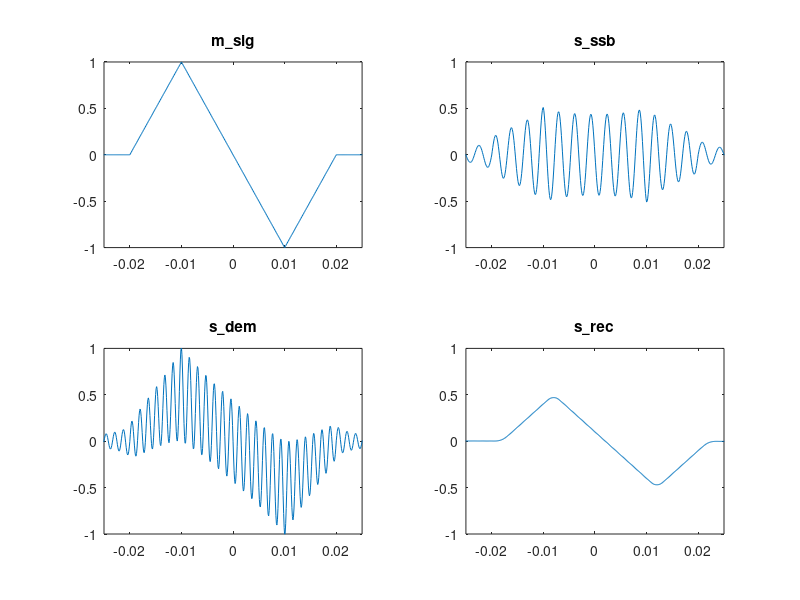
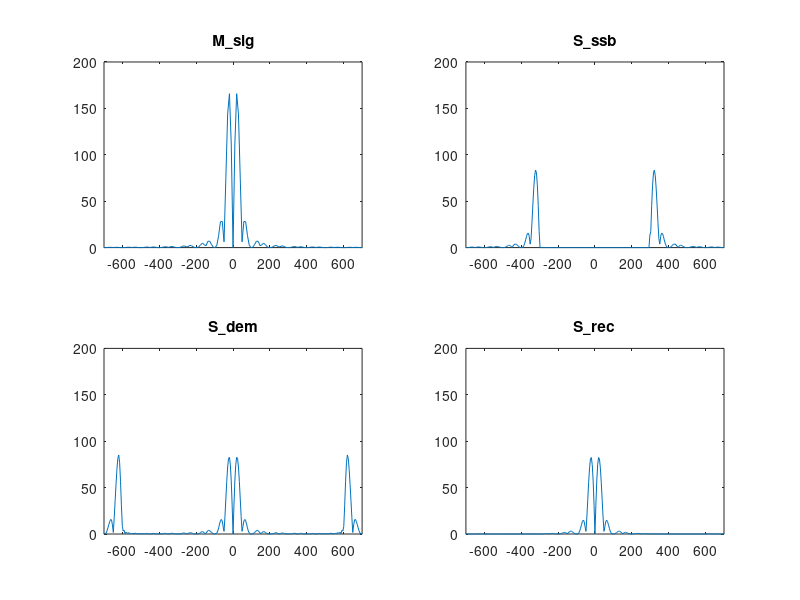

Write MATLAB code to recreate these figures, in order.
%%% Illustrate SSB modulation  using triangl function
%%% Defining message signal as a triangle signal, in real life however, this
%%% could be anything like voice signal etc. that we would want to transmit
function ExampleSSBdemfilt

clear all;
clf;

ts=10^(-4);
t=-0.04:ts:0.04;
Ta=0.01;
m_sig=triangl((t+0.01)/0.01)-triangl((t-0.01)/0.01);
Lm_sig=length(m_sig);
Lfft=length(t);   % defining DFT (or FFT) size
Lfft=2^ceil(log2(Lfft))  % making Lfft a power of 2 since this makes the fft algorithm work fast
M_sig=fftshift(fft(m_sig,Lfft))  % i.e. calculating the frequency domain message signal,
                                 % fft algorithm calculates points from ) to Lfft-1, hence we use fftshift on this
                                 % result to order samples from -Lfft/2 to Lfft/2 -1 
freqm=(-Lfft/2:Lfft/2-1)/(Lfft*ts) % Defining the frequency axis for the frequency domain DSB modulated signal
B_m=150;
h=fir1(40,[B_m*ts]) % defining a FIR filter of order 40 and cutoff frequency B_m*ts

%%% SSB modulation
fc=300; % carrier frequency
s_dsb=(m_sig).*cos(2*pi*fc*t) 
Lfft=length(t);   % defining DFT (or FFT) size
Lfft=2^ceil(log2(Lfft)+1)  % increasing Lfft by factor of 2 
S_dsb=fftshift(fft(s_dsb,Lfft)); % obtaining frequency domain modulated signal
L_lsb=floor(fc*ts*Lfft)
SSBfilt=ones(1,Lfft); % i.e. defining the filter to filter out LSB component from DSB signal
SSBfilt(Lfft/2-L_lsb+1:Lfft/2+L_lsb)=zeros(1,2*L_lsb); % i.e. defining the filter to filter out LSB component from DSB signal
S_ssb=S_dsb.*SSBfilt;
freqs=(-Lfft/2:Lfft/2-1)/(Lfft*ts) % Defining the frequency axis for the frequency domain DSB modulated signal
s_ssb=real(ifft(fftshift(S_ssb)));
s_ssb=s_ssb(1:Lm_sig);


%%% Demodulation begins by using a rectifier 
s_dem=s_ssb.*cos(2*pi*fc*t)*2 % i.e taking envelope when signal is positive and zero when signal is negative
S_dem=fftshift(fft(s_dem,Lfft)); % Demodulatede signal in frequency domain

% Using an ideal low pass filter with bandwidth 150 Hz
s_rec=filter(h,1,s_dem)
S_rec=fftshift(fft(s_rec,Lfft)); % Demodulatede signal in frequency domain
 


Trange=[-0.025 0.025 -1 1] % This specifies the range of axis for the plot, the first two parameters are range limits for x-axis, and last two parameters are for y-axis
Frange=[-700 700 0 200] % axis range for frequency domain plots
figure(1)
subplot(221); plot(t,m_sig)
axis(Trange) % set x-axis and y-axis limits 
title('m\_sig')

subplot(222); plot(t,s_ssb)
axis(Trange)
title('s\_ssb')

subplot(223); plot(t, s_dem)
axis(Trange) % set x-axis and y-axis limits 
title('s\_dem')

subplot(224); plot(t,s_rec)
axis(Trange)
title('s\_rec')


figure(2)
subplot(221); plot(freqm,abs(M_sig))
axis(Frange) % set x-axis and y-axis limits 
title('M\_sig')

subplot(222); plot(freqs,abs(S_ssb))
axis(Frange)
title('S\_ssb')

subplot(223); plot(freqs, abs(S_dem))
axis(Frange) % set x-axis and y-axis limits 
title('S\_dem')

subplot(224); plot(freqs,abs(S_rec))
axis(Frange)
title('S\_rec')


%%% Defining triangl function  used in above code
% triangl(t)=1-|t| , if |t|<1
% triangl(t)=0 , if |t|>1


function y = triangl(t)
y=(1-abs(t)).*(t>=-1).*(t<1); % i.e. setting y to 1 -|t|  if  |t|<1 and to 0 if not
%end

%%% example usage
% t=-5:.1:5
% y=triangl(t)
% stem(t,y)
